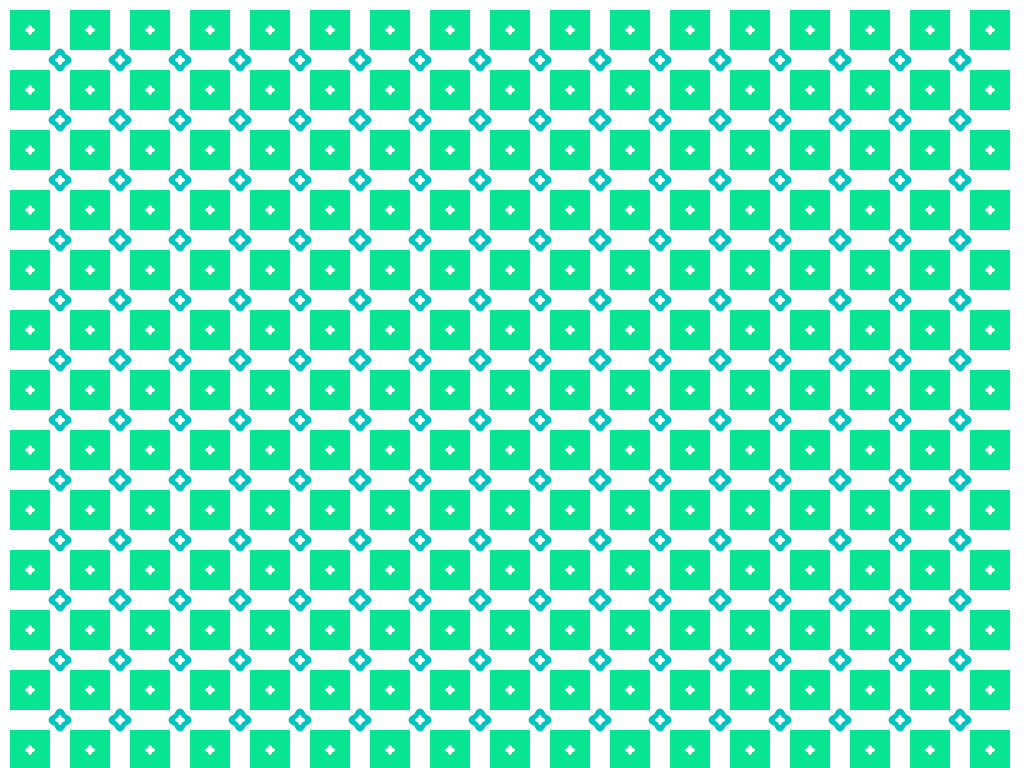
Frame 1 (no input)
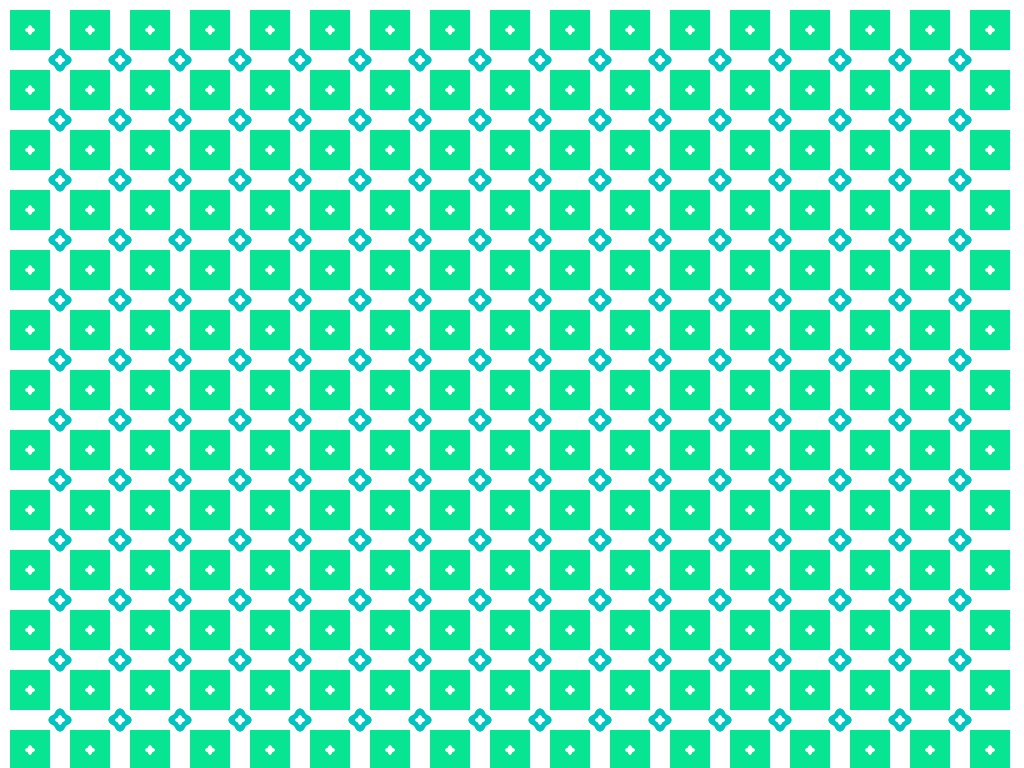
Frame 2 (the mouse pressed at the canvas centre, redrawn once)

The Processing sketch that drew these frames (run headless with seeded random() and noise(); the mouse was pressed at the canvas centre and the sketch redrawn once):

// Processing sketch: processing_147643
// ── processing_147643.pde

// Konkuk University
// Department of Dynamic Media
// SOS iDesign
// Name: JooYongGill
// ID: 201420108

float t = 40;
void setup()
{
  size(1024, 768);
  background(255);
  smooth();
  noLoop();
}

void draw() {
  for (int a = 30; a<1024; a = a + 60) {
    for (int b = 30; b<1024; b = b + 60) {
      fill(7, 229, 146);
      rectMode(CENTER);
      noStroke();
      rect(b, a, t, t);
      line(a, 768, a, 768);
    }
  }
  for (int c = 60; c<1000; c = c + 60) {
    for (int d = 60; d<1000; d = d + 60) { 
      fill(0, 196, 191);
      noStroke();
      ellipse(c, d, 13, 23);
      ellipse(c, d, 23, 13);
    }
  }
  for (int e = 30; e<1000; e = e + 30) {
    for (int f = 30; f<1000; f = f + 30) { 
      fill(255);
      noStroke();
      ellipse(e, f, 5, 10);
      ellipse(e, f, 10, 5);
    }
  }
}
void keyPressed() {
  background(0);
  redraw();
} 
